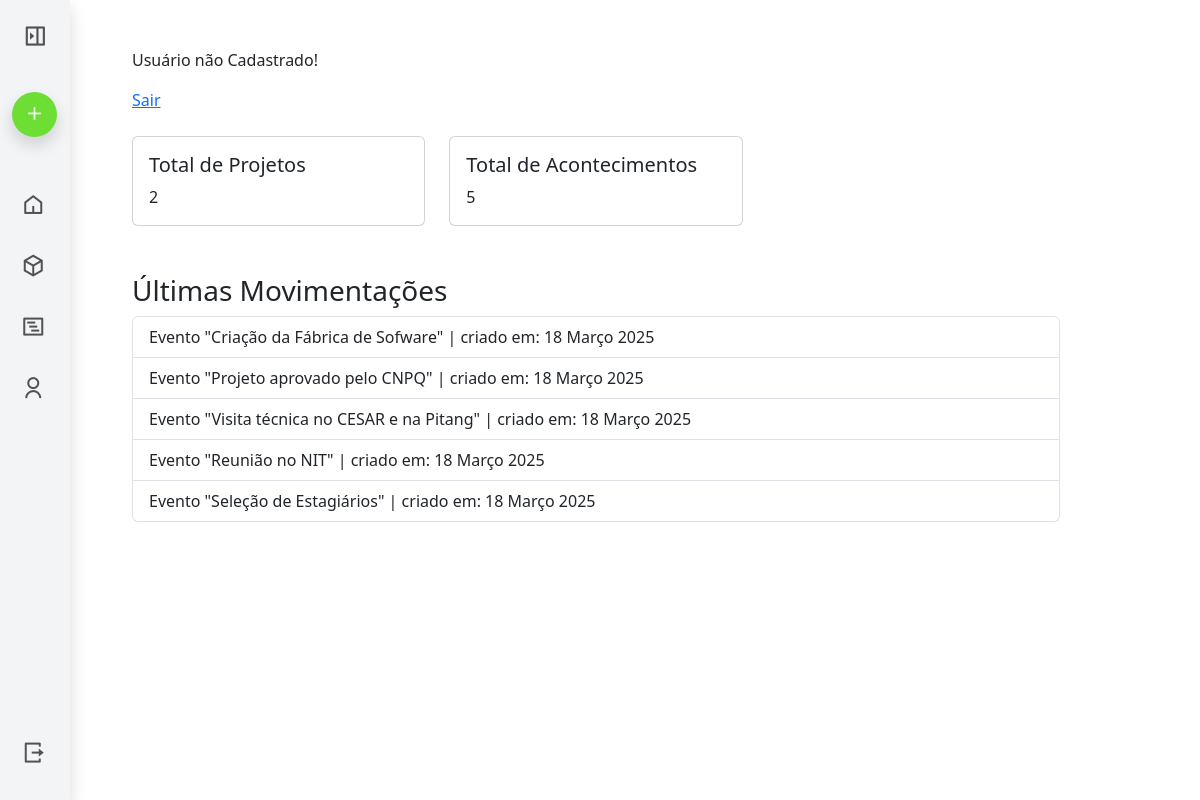
Page /sgpa/dashboard on the committed database.
### acontecimentos/models.py (models this page shows, shortened)
class Acontecimento(models.Model):
    titulo = models.CharField(max_length=150)
    data = models.DateField()
    descricao = models.TextField(null=True, blank=True)
    imagem = models.ImageField(upload_to="acontecimentos/", blank=True, null=True)
    data_cadastro = models.DateTimeField(auto_now_add=True)

### sitefsspe/views.py (the view)
# urls.py: path("sgpa/dashboard", dashboard, name="dashboard"),
def dashboard(request):
    total_projects = Projeto.objects.count()
    total_acontecimentos = Acontecimento.objects.count()
    total_users = User.objects.count()
    recent_movements = list(Projeto.objects.all()) + list(Acontecimento.objects.all())
    recent_movements.sort(key=lambda x: x.data_cadastro, reverse=True)
    recent_movements = recent_movements[:5]
    context = {
        'total_projects': total_projects,
        'total_acontecimentos': total_acontecimentos,
        'total_users': total_users,
        'recent_movements': recent_movements,
    }
    return render(request, 'dashboard.html', context)

### global/templates/dashboard.html (shortened to what this page needs)
{% extends "base.html" %}
{% block content %}
<div class="container-fluid mt-5">
    {% if user.is_authenticated %}
    <h2>Olá, {% if user.first_name %}{{user.first_name}} {{user.last_name}}{% else %}{{user.username}}{% endif %}!</h2>
    {%else%}
    <p>Usuário não Cadastrado!</p>
    <a href="{% url 'usuarios:logout' %}">Sair</a>
    {% endif %}
    <div class="row mt-4">
        <div class="col-md-4">
            <div class="card">
                <div class="card-body">
                    <h5 class="card-title">Total de Projetos</h5>
                    <p class="card-text">{{ total_projects }}</p>
                </div>
            </div>
        </div>
        <div class="col-md-4">
            <div class="card">
                <div class="card-body">
                    <h5 class="card-title">Total de Acontecimentos</h5>
                    <p class="card-text">{{ total_acontecimentos }}</p>
                </div>
            </div>
        </div>
    </div>
    <div class="mt-5">
        <h3>Últimas Movimentações</h3>
        <ul class="list-group">
            {% for movement in recent_movements %}
                <li class="list-group-item">
                    {% if movement.data %}
                        Evento "{{ movement.titulo }}" |
                     {% else %}
                        Projeto "{{ movement.nome }}" |
                    {% endif %}
                    criado em: {{ movement.data_cadastro|date:"d F Y" }}
                </li>
            {% empty %}
                <li class="list-group-item">Nenhuma movimentação recente.</li>
            {% endfor %}
        </ul>
    </div>
</div>
{% endblock content %}

### global/static/css/main.css (style rules this page uses)
:root { --font-header: "Bebas Neue", serif; --error-color: #d8000c; --error-bg: #ffdddd; --border-light: #ccc; --text-light: #666; }
body { min-height: 100vh; overflow-x: hidden; }

### rows in the picture
Acontecimento: titulo "Criação da Fábrica de Sofware", data_cadastro "18 Março 2025"
Acontecimento: titulo "Projeto aprovado pelo CNPQ", data_cadastro "18 Março 2025"
Acontecimento: titulo "Visita técnica no CESAR e na Pitang", data_cadastro "18 Março 2025"
Acontecimento: titulo "Reunião no NIT", data_cadastro "18 Março 2025"
Acontecimento: titulo "Seleção de Estagiários", data_cadastro "18 Março 2025"

### other values in the picture
{{ total_projects }} "2"
{{ total_acontecimentos }} "5"
